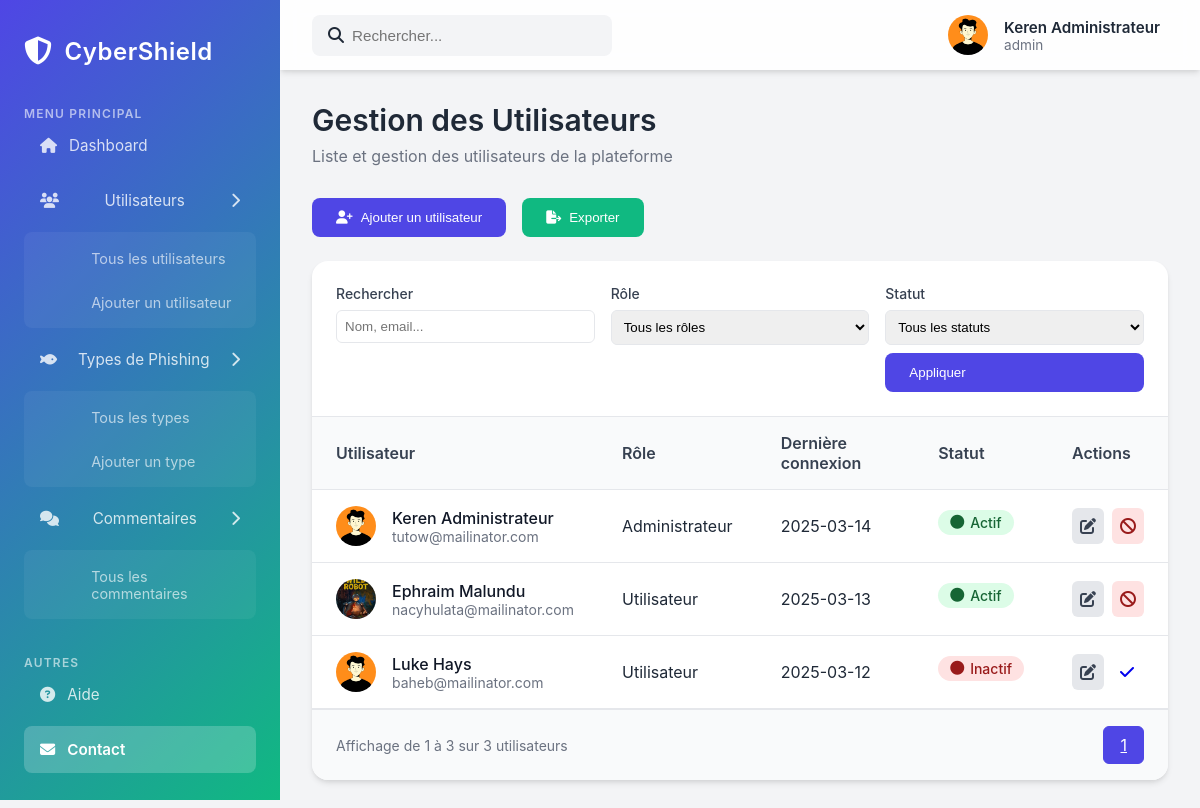
The page /admin/users.php (signed in) on the database its author committed.
### tables this page shows
CREATE TABLE `users` (
  `id` int(11) NOT NULL,
  `last_name` varchar(100) NOT NULL,
  `first_name` varchar(100) NOT NULL,
  `birth_date` date NOT NULL,
  `nationality` varchar(50) DEFAULT NULL,
  `identity_number` varchar(50) DEFAULT NULL,
  `email` varchar(100) NOT NULL,
  `gender` varchar(10) DEFAULT NULL,
  `password` varchar(255) NOT NULL,
  `profile_picture` varchar(255) DEFAULT NULL,
  `role` enum('user','admin') DEFAULT 'user',
  `active` tinyint(1) DEFAULT 1,
  `last_login` date DEFAULT NULL,
  `created_at` timestamp NOT NULL DEFAULT current_timestamp()
);

### admin/users.php (the view, shortened to what this page needs)
<?php
include 'header.php';
$params = [];
$per_page = 10;
$page = isset($_GET['page']) ? (int)$_GET['page'] : 1;
$offset = ($page - 1) * $per_page;
$count_sql = "SELECT COUNT(*) FROM users";
$stmt = $pdo->prepare($count_sql);
$stmt->execute($params);
$total_users = $stmt->fetchColumn();
$total_pages = ceil($total_users / $per_page);
$sql = "SELECT * FROM users";
$sql .= " LIMIT $per_page OFFSET $offset";
$stmt = $pdo->prepare($sql);
$stmt->execute($params);
$users = $stmt->fetchAll(PDO::FETCH_ASSOC);
?>
<div class="dashboard-content">
    <div class="page-header">
        <h1>Gestion des Utilisateurs</h1>
        <p>Liste et gestion des utilisateurs de la plateforme</p>
    </div>
    <div class="table-header">
        <div class="table-actions">
            <button class="add-button" onclick="window.location.href='create-user.php'">
                <i class="fas fa-user-plus"></i>
                Ajouter un utilisateur
            </button>
            <button class="export-button">
                <i class="fas fa-file-export"></i>
                Exporter
            </button>
        </div>
    </div>
    <div class="table-container">
        <form method="get" action="users.php">
            <div class="table-filters">
                <div class="filter-group">
                    <label class="filter-label">Rechercher</label>
                    <input type="text" name="search" class="filter-input" placeholder="Nom, email..." value="<?php echo isset($_GET['search']) ? htmlspecialchars($_GET['search']) : ''; ?>">
                </div>
                <div class="filter-group">
                    <label class="filter-label">Rôle</label>
                    <select name="role" class="filter-input">
                        <option value="">Tous les rôles</option>
                    </select>
                </div>
                <div class="filter-group">
                    <label class="filter-label">Statut</label>
                    <select name="active" class="filter-input">
                        <option value="">Tous les statuts</option>
                    </select>
                    <button type="submit" class="add-button">Appliquer</button>
                </div>
            </div>
        </form>
        <table class="users-table">
            <thead>
                <tr>
                    <th>Utilisateur</th>
                    <th>Rôle</th>
                    <th>Dernière connexion</th>
                    <th>Statut</th>
                    <th>Actions</th>
                </tr>
            </thead>
            <tbody>
                <?php foreach ($users as $user): ?>
                    <?php
                    $avatar = $user['profile_picture'] ? $user['profile_picture'] : "https://ui-avatars.com/api/?name=" . urlencode($user['first_name'] . " " . $user['last_name']);
                    $role = $user['role'] == 'admin' ? 'Administrateur' : 'Utilisateur';
                    $status = $user['active'] ? 'Actif' : 'Inactif';
                    $last_login = $user['last_login'] ?? 'Non disponible';
                    ?>
                    <tr>
                        <td>
                            <div class="user-info">
                                <img src="../uploads/avatar/<?php echo htmlspecialchars($avatar); ?>" alt="<?php echo htmlspecialchars($user['first_name'] . ' ' . $user['last_name']); ?>" class="user-avatar">
                                <div class="user-details">
                                    <span class="user-name"><?php echo htmlspecialchars($user['first_name'] . ' ' . $user['last_name']); ?></span>
                                    <span class="user-email"><?php echo htmlspecialchars($user['email']); ?></span>
                                </div>
                            </div>
                        </td>
                        <td><?php echo $role; ?></td>
                        <td><?php echo $last_login; ?></td>
                        <td>
                            <span class="status-badge status-<?php echo $user['active'] ? 'active' : 'inactive'; ?>">
                                <i class="fas fa-circle"></i>
                                <?php echo $status; ?>
                            </span>
                        </td>
                        <td>
                            <div class="action-buttons">
                                <a href="edit-user.php?id=<?php echo $user['id']; ?>" class="action-button edit-btn" title="Modifier">
                                    <i class="fas fa-edit"></i>
                                </a>
                                <?php if ($user['active'] == 1) : ?>
                                    <a href="deactivate-user.php?id=<?php echo $user['id']; ?>" class="action-button delete-btn" title="Désactiver" onclick="return confirm('Êtes-vous sûr de vouloir désactiver cet utilisateur ?')">
                                        <i class="fas fa-ban"></i>
                                    </a>
                                <?php else : ?>
                                    <a href="activate-user.php?id=<?php echo $user['id']; ?>" class="action-button activate-btn" title="Activer" onclick="return confirm('Êtes-vous sûr de vouloir activer cet utilisateur ?')">
                                        <i class="fas fa-check"></i>
                                    </a>
                                <?php endif; ?>
                            </div>
                        </td>
                    </tr>
                <?php endforeach; ?>
            </tbody>
        </table>
        <div class="table-footer">
            <div class="table-info">
                Affichage de <?php echo min($total_users, ($page - 1) * $per_page + 1); ?> à <?php echo min($total_users, $page * $per_page); ?> sur <?php echo $total_users; ?> utilisateurs
            </div>
            <div class="pagination">
                <?php for ($i = 1; $i <= $total_pages; $i++): ?>
                    <a href="?page=<?php echo $i; ?>&<?php echo http_build_query(array_diff_key($_GET, ['page' => ''])); ?>" class="pagination-button <?php echo $i == $page ? 'active' : ''; ?>"><?php echo $i; ?></a>
                <?php endfor; ?>
            </div>
        </div>
    </div>
</div>
</body>
</html>

### admin/header.php (shortened to what this page needs)
<?php include
include '../config/db.php';
try {
    $stmt = $pdo->prepare("SELECT * FROM users WHERE id = :id");
    $stmt->execute(['id' => $_SESSION['user_id']]);
    $user = $stmt->fetch();
} catch (PDOException $e) {
    die("Erreur lors de la récupération des données : " . $e->getMessage());
}
?>
<!DOCTYPE html>
<html lang="fr">
<head>
    <link rel="stylesheet" href="https://cdnjs.cloudflare.com/ajax/libs/font-awesome/6.4.0/css/all.min.css">
    <link rel="stylesheet" href="main.css">
</head>
<body>
    <div class="dashboard-container">
        <aside class="sidebar">
            <div class="sidebar-header">
                <div class="logo">
                    <i class="fas fa-shield-alt"></i>
                    <span>CyberShield</span>
                </div>
            </div>
            <nav class="sidebar-nav">
                <div class="nav-section">
                    <span class="nav-section-title">MENU PRINCIPAL</span>
                    <ul>
                        <li class="active">
                            <a href="/admin/index.php">
                                <i class="fas fa-home"></i>
                                <span>Dashboard</span>
                            </a>
                        </li>
                        <li class="nav-item-dropdown">
                            <a href="#users">
                                <i class="fas fa-users"></i>
                                <span>Utilisateurs</span>
                                <i class="fas fa-chevron-right"></i>
                            </a>
                            <ul class="submenu">
                                <li><a href="users.php">Tous les utilisateurs</a></li>
                                <li><a href="create-user.php">Ajouter un utilisateur</a></li>
                            </ul>
                        </li>
                        <li class="nav-item-dropdown">
                            <a href="#phishing">
                                <i class="fas fa-fish"></i>
                                <span>Types de Phishing</span>
                                <i class="fas fa-chevron-right"></i>
                            </a>
                            <ul class="submenu">
                                <li><a href="types.php">Tous les types</a></li>
                                <li><a href="create-type.php">Ajouter un type</a></li>
                            </ul>
                        </li>
                        <li class="nav-item-dropdown">
                            <a href="#comments">
                                <i class="fas fa-comments"></i>
                                <span>Commentaires</span>
                                <i class="fas fa-chevron-right"></i>
                            </a>
                            <ul class="submenu">
                                <li><a href="comments.php">Tous les commentaires</a></li>
                            </ul>
                        </li>
                    </ul>
                </div>
                <div class="nav-section">
                    <span class="nav-section-title">AUTRES</span>
                    <ul>
                        <li>
                            <a href="#help">
                                <i class="fas fa-question-circle"></i>
                                <span>Aide</span>
                            </a>
                        </li>
                        <li>
                            <a href="#contact">
                                <i class="fas fa-envelope"></i>
                                <span>Contact</span>
                            </a>
                        </li>
                    </ul>
                </div>
            </nav>
        </aside>
        <main class="main-content">
            <header class="top-header">
                <div class="search-bar">
                    <i class="fas fa-search"></i>
                    <input type="text" placeholder="Rechercher...">
                </div>
                <div class="header-right">
                    <div class="admin-profile">
                        <img src="../uploads/avatar/<?php echo $user['profile_picture']; ?>" alt="Admin" class="admin-avatar">
                        <div class="admin-info">
                            <span class="admin-name"><?php echo $user['first_name'] . ' ' . $user['last_name']; ?></span>
                            <span class="admin-role"><?php echo $user['role']; ?></span>
                        </div>
                    </div>
                </div>
            </header>

### rows shown on the page
users: profile_picture (picture), first_name "Keren", last_name "Administrateur", role "admin", first_name+last_name "Keren Administrateur", email "tutow@mailinator.com", role "Administrateur", last_login "2025-03-14", active "Actif"
users: profile_picture (picture), first_name+last_name "Ephraim Malundu", email "nacyhulata@mailinator.com", role "Utilisateur", last_login "2025-03-13", active "Actif"
users: profile_picture (picture), first_name+last_name "Luke Hays", email "baheb@mailinator.com", role "Utilisateur", last_login "2025-03-12", active "Inactif"

### other values the page prints
min($total_users, ($page - 1) * $per_page + 1) "1"
min($total_users, $page * $per_page) "3"
$total_users "3"
